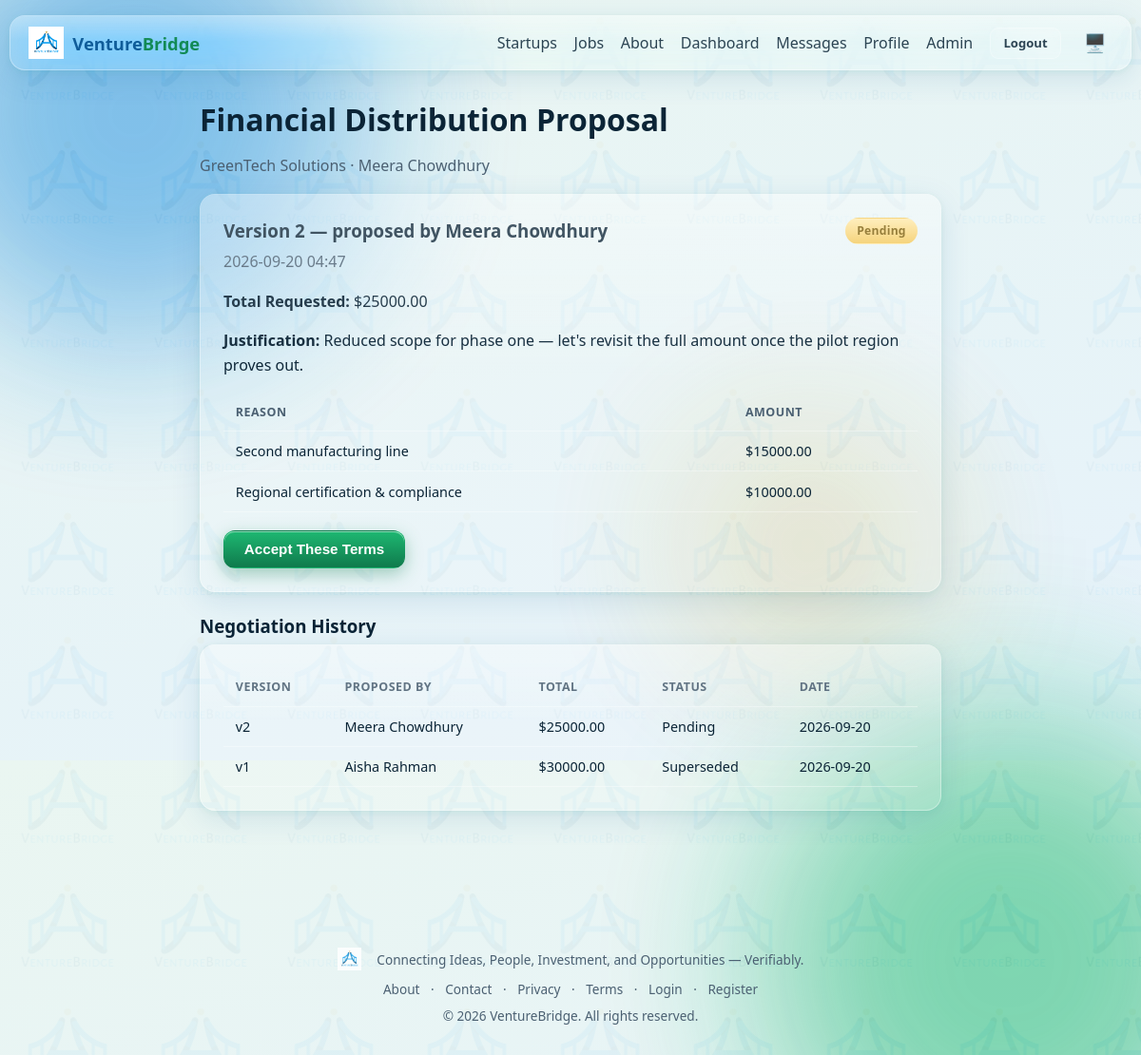
The app's page /investment/3/proposal (signed in) with its own data.
### models.py (models this page shows, shortened)
class Startup(db.Model):
    id = db.Column(db.Integer, primary_key=True)
    founder_id = db.Column(db.Integer, db.ForeignKey("user.id"), nullable=False)
    name = db.Column(db.String(150), nullable=False, index=True)
    logo = db.Column(db.String(255))
    description = db.Column(db.Text)
    industry = db.Column(db.String(120), index=True)
    stage = db.Column(db.String(30))
    location = db.Column(db.String(120), index=True)
    website = db.Column(db.String(255))
    founded_year = db.Column(db.Integer)
    business_model = db.Column(db.String(255))
    team_size = db.Column(db.Integer)
    is_active = db.Column(db.Boolean, default=True)
    document_status = db.Column(db.String(20), default="pending")
    created_at = db.Column(db.DateTime, default=datetime.utcnow)
    documents = db.relationship("StartupDocument", backref="startup", cascade="all,delete", lazy="dynamic")
    jobs = db.relationship("Job", backref="startup", cascade="all,delete", lazy="dynamic")
    investment_requests = db.relationship("InvestmentRequest", backref="startup", cascade="all,delete", lazy="dynamic")

class User(UserMixin, db.Model):
    id = db.Column(db.Integer, primary_key=True)
    full_name = db.Column(db.String(120), nullable=False)
    email = db.Column(db.String(150), unique=True, nullable=False, index=True)
    password_hash = db.Column(db.String(255), nullable=False)
    role = db.Column(db.String(20), nullable=False, index=True)
    is_active_account = db.Column(db.Boolean, default=True, nullable=False)
    created_at = db.Column(db.DateTime, default=datetime.utcnow)
    profile = db.relationship("Profile", backref="user", uselist=False, cascade="all,delete")
    startups = db.relationship("Startup", backref="founder", lazy="dynamic", foreign_keys="Startup.founder_id")
    @property
    def is_active(self):
        return self.is_active_account

class FundingProposal(db.Model):
    id = db.Column(db.Integer, primary_key=True)
    request_id = db.Column(db.Integer, db.ForeignKey("investment_request.id"), nullable=False)
    version = db.Column(db.Integer, nullable=False, default=1)
    proposed_by_id = db.Column(db.Integer, db.ForeignKey("user.id"), nullable=False)
    total_amount = db.Column(db.Numeric(14, 2), nullable=False)
    notes = db.Column(db.Text)
    status = db.Column(db.String(20), default="pending")
    created_at = db.Column(db.DateTime, default=datetime.utcnow)
    proposed_by = db.relationship("User", foreign_keys=[proposed_by_id])
    items = db.relationship("FundingProposalItem", backref="proposal", cascade="all,delete", lazy="dynamic")

class FundingProposalItem(db.Model):
    id = db.Column(db.Integer, primary_key=True)
    proposal_id = db.Column(db.Integer, db.ForeignKey("funding_proposal.id"), nullable=False)
    reason = db.Column(db.String(255), nullable=False)
    amount = db.Column(db.Numeric(14, 2), nullable=False)

### blueprints/investment.py (the view)
@bp.route("/<int:req_id>/proposal")
@login_required
def view_proposal(req_id):
    req = InvestmentRequest.query.get_or_404(req_id)
    _guard_party(req)
    history = req.proposals.order_by(FundingProposal.version.desc()).all()
    latest = history[0] if history else None
    return render_template("investment/proposal.html", req=req, history=history, latest=latest)

### blueprints/investment.py (called while the page is built)
def _guard_party(req):
    allowed = current_user.role == "admin" or current_user.id in (req.investor_id, req.startup.founder_id)
    if not allowed:
        abort(404)  # don't reveal the request exists to unrelated users

### templates/investment/proposal.html (shortened to what this page needs)
{% extends "base.html" %}
{% block content %}
<div class="animate-in" style="max-width:780px;margin:0 auto;">
  <h1>Financial Distribution Proposal</h1>
  <p class="text-muted">{{ req.startup.name }} · {{ req.investor.full_name }}</p>
  {% if latest %}
  <div class="glass card-pad" style="margin-bottom:1.5rem;">
    <div class="flex-between">
      <h3 style="margin:0;">Version {{ latest.version }} — proposed by {{ latest.proposed_by.full_name }}</h3>
      <span class="badge {{ 'badge-verified' if latest.status == 'accepted' else 'badge-pending' }}">{{ latest.status|capitalize }}</span>
    </div>
    <p class="text-muted" style="margin:.4rem 0 1rem;">{{ latest.created_at.strftime("%Y-%m-%d %H:%M") }}</p>
    <p><strong>Total Requested:</strong> ${{ "%.2f"|format(latest.total_amount) }}</p>
    <p><strong>Justification:</strong> {{ latest.notes }}</p>
    <table style="margin-top:.8rem;">
      <thead><tr><th>Reason</th><th>Amount</th></tr></thead>
      <tbody>
        {% for it in latest.items %}
        <tr><td>{{ it.reason }}</td><td>${{ "%.2f"|format(it.amount) }}</td></tr>
        {% endfor %}
      </tbody>
    </table>
    {% if req.status in ['awaiting_investor_review', 'awaiting_founder_review'] and current_user.id != latest.proposed_by_id %}
      <div class="flex gap-2 flex-wrap" style="margin-top:1.2rem;">
        <form method="POST" action="{{ url_for('investment.accept_proposal', req_id=req.id) }}">
          <button class="btn btn-green" type="submit">Accept These Terms</button>
        </form>
      </div>
    {% elif req.status in ['awaiting_investor_review', 'awaiting_founder_review'] %}
      <div class="alert alert-info" style="margin-top:1rem;">Waiting for the other party to respond to this version.</div>
    {% elif req.status == 'awaiting_signatures' %}
      <div class="alert alert-success" style="margin-top:1rem;">
        <a href="{{ url_for('investment.sign_agreement', req_id=req.id) }}">Review and sign the agreement →</a>
      </div>
    {% elif req.status == 'active' %}
      <div class="alert alert-success" style="margin-top:1rem;">
        <a href="{{ url_for('investment.agreement', req_id=req.id) }}">View the active agreement →</a>
      </div>
    {% endif %}
  </div>
  {% endif %}
  {% if history|length > 1 %}
  <h3>Negotiation History</h3>
  <div class="glass card-pad table-wrap">
    <table>
      <thead><tr><th>Version</th><th>Proposed By</th><th>Total</th><th>Status</th><th>Date</th></tr></thead>
      <tbody>
        {% for p in history %}
        <tr>
          <td>v{{ p.version }}</td>
          <td>{{ p.proposed_by.full_name }}</td>
          <td>${{ "%.2f"|format(p.total_amount) }}</td>
          <td>{{ p.status|capitalize }}</td>
          <td>{{ p.created_at.strftime("%Y-%m-%d") }}</td>
        </tr>
        {% endfor %}
      </tbody>
    </table>
  </div>
  {% endif %}
</div>
{% endblock %}

### static/css/style.css (style rules this page uses)
:root { --radius: 16px; --radius-sm: 10px; --font: "Segoe UI", system-ui, -apple-system, "Helvetica Neue", Arial, sans-serif; --blue-900:#0a2f4d; --blue-700:#0f5c99; --blue-500:#1f8fe0; --blue-300:#7cc4f5; --green-700:#0f7a4c; --green-500:#1eb872; --green-300:#8fe3b8; --gold:#c9a227; --bg-grad-1: var(--blue-500); --bg-grad-2: var(--green-500); --bg-grad-3: var(--gold); --glass-bg: rgba(255,255,255,0.14); --glass-border: rgba(255,255,255,0.35); --glass-shine: rgba(255,255,255,0.55); --text-main:#0b2436; --text-muted:#4b6072; --page-bg-1:#eaf6f1; --page-bg-2:#e5f2fb; }
* { box-sizing:border-box; }
html,body { height:100%; }
body { margin:0; font-family:var(--font); color:var(--text-main); background: linear-gradient(160deg, var(--page-bg-1), var(--page-bg-2)); min-height:100vh; position:relative; overflow-x:hidden; transition: background .3s ease, color .3s ease; }
.glass { position:relative; background: var(--glass-bg); backdrop-filter: blur(18px) saturate(140%); -webkit-backdrop-filter: blur(18px) saturate(140%); border: 1px solid var(--glass-border); border-radius: var(--radius); box-shadow: 0 8px 32px rgba(15,92,153,0.12), 0 2px 8px rgba(30,184,114,0.08); overflow:hidden; }
.glass::before { content:""; position:absolute; top:0; left:0; right:0; height:46%; background: linear-gradient(180deg, var(--glass-shine), transparent); opacity:.5; pointer-events:none; }
.card-pad { padding:1.5rem; }
.animate-in { animation: fadeSlideIn .5s ease both; }
h1,h2,h3,h4 { margin:0 0 .5rem; line-height:1.25; }
p { line-height:1.6; }
.text-muted { color:var(--text-muted); }
.flex { display:flex; align-items:center; }
.flex-between { display:flex; align-items:center; justify-content:space-between; }
.gap-2 { gap:1rem; }
.flex-wrap { flex-wrap:wrap; }
.btn { display:inline-flex; align-items:center; justify-content:center; gap:.4rem; padding:.65rem 1.3rem; border-radius:12px; font-weight:600; font-size:.95rem; border:1px solid transparent; cursor:pointer; transition: all .18s ease; text-decoration:none; position:relative; }
.btn-green { color:#fff; background:linear-gradient(180deg, var(--green-500), var(--green-700)); box-shadow: inset 0 1px 0 rgba(255,255,255,.5), 0 6px 18px rgba(15,122,76,.35); }
.badge { display:inline-flex; align-items:center; gap:.3rem; padding:.28rem .7rem; border-radius:999px; font-size:.76rem; font-weight:700; letter-spacing:.02em; background:linear-gradient(180deg, rgba(255,255,255,.5), rgba(255,255,255,0)) , var(--glass-bg); border:1px solid var(--glass-border); }
.badge-pending { color:#7a5b05; background:linear-gradient(180deg,#ffe9a8,#f3c95c); border-color:transparent; }
.table-wrap { overflow-x:auto; }
table { width:100%; border-collapse:collapse; min-width:640px; }
th,td { padding:.7rem .8rem; text-align:left; border-bottom:1px solid var(--glass-border); font-size:.9rem; }
th { font-size:.78rem; text-transform:uppercase; letter-spacing:.04em; color:var(--text-muted); }

### records on screen
Startup: startup.name "GreenTech Solutions"
User: investor.full_name "Meera Chowdhury", proposed_by.full_name "Meera Chowdhury"
FundingProposal: version "2", status "Pending", created_at "2026-09-20 04:47", total_amount "25000.00", notes "Reduced scope for phase one — let's revisit the full amount once the pilot region proves out.", proposed_by.full_name "Meera Chowdhury", created_at "2026-09-20"
FundingProposalItem: reason "Second manufacturing line", amount "15000.00"
FundingProposalItem: reason "Regional certification & compliance", amount "10000.00"
FundingProposal: version "1", proposed_by.full_name "Aisha Rahman", total_amount "30000.00", status "Superseded", created_at "2026-09-20"
